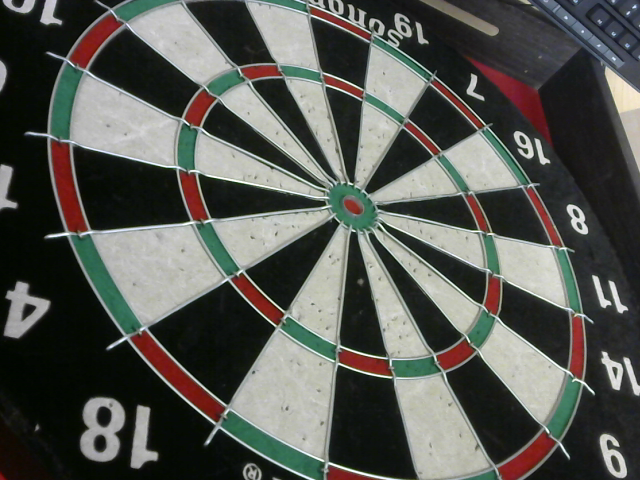
#> input picture Imagetest_cal1.png, 640 x 480 px, given in place of the camera
$ python MyCalibration_1.py
#> lines starting #> are read from the running program, lines starting #| are printed output that depends on the picture; after the words box and inside, x2 and y2 are one past the last pixel; in counts of white or black regions, pixels touching at a corner belong together
### VideoCapture.py
__author__ = "Hannes Hoettinger"

# import the necessary packages
from threading import Thread, Lock
import cv2
import os

# function call:
# vs = VideoStream(src=0).start()
# frame = vs.read()


class VideoStream:
    def __init__(self, src=0):
        # initialize the video camera stream and read the first frame
        # from the stream
#> called with src = 0
        self.stream = cv2.VideoCapture(src)
        self.stream.set(cv2.CAP_PROP_FRAME_WIDTH, 800)
        self.stream.set(cv2.CAP_PROP_FRAME_HEIGHT, 600)
        (self.grabbed, self.frame) = self.stream.read()
#> self.frame is the input picture: shape (480, 640, 3); mean B, G, R 82.3, 87.7, 86.1
        #self.frame = cv2.flip(self.frame, -1)  # flip the first frame
        #self.frame = cv2.rotate(frame, cv2.ROTATE_90_CLOCKWISE)

        # initialize the variable used to indicate if the thread should
        # be stopped
        self.stopped = False
        self.lock = Lock()

    def start(self):
        # start the thread to read frames from the video stream
        Thread(target=self.update, args=()).start()
        return self

    def update(self):
        # keep looping infinitely until the thread is stopped
        while True:
            # if the thread indicator variable is set, stop the thread
            if self.stopped:
                return

            # otherwise, read the next frame from the stream
            (grabbed, frame) = self.stream.read()
            frame = cv2.flip(frame, -1)  # flip the frame
            # rotate the frame 90 degrees
            #frame = cv2.rotate(frame, cv2.ROTATE_90_CLOCKWISE)

            # acquire the lock, update the frame, and release the lock
            with self.lock:
                self.grabbed = grabbed
                self.frame = frame

    def read(self):
        # acquire the lock, copy the frame, and release the lock
        with self.lock:
            grabbed = self.grabbed
#> grabbed = True
            frame = self.frame.copy()
        return grabbed, frame

    def stop(self):
        # indicate that the thread should be stopped
        self.stopped = True

        # added 2 lines of code to fix error: qt.qpa.plugin: Could not find the Qt platform plugin "wayland" in "/home/capstone/Desktop/foobar/lib/python3.11/site-packages/cv2/qt/plugins"
        os.environ['QT_QPA_PLATFORM'] = 'xcb'


# tester main function
# [23 lines that do not run on import are left out]

### MathFunctions.py
__author__ = "Hannes Hoettinger"

import numpy as np
import cv2
import math
import pickle
from Classes import *

DEBUG = True


# distance point to line
# [28 lines left out: function dist, not called in this run]


def intersectLineCircle(center, radius, p1, p2):
    baX = p2[0] - p1[0]
    baY = p2[1] - p1[1]
    caX = center[0] - p1[0]
    caY = center[1] - p1[1]

    a = baX * baX + baY * baY
    bBy2 = baX * caX + baY * caY
    c = caX * caX + caY * caY - radius * radius

    pBy2 = bBy2 / a
    q = c / a

    disc = pBy2 * pBy2 - q
    if disc < 0:
        return False, None, False, None

    tmpSqrt = math.sqrt(disc)
    abScalingFactor1 = -pBy2 + tmpSqrt
    abScalingFactor2 = -pBy2 - tmpSqrt

    pint1 = p1[0] - baX * abScalingFactor1, p1[1] - baY * abScalingFactor1
    if disc == 0:
        return True, pint1, False, None

    pint2 = p1[0] - baX * abScalingFactor2, p1[1] - baY * abScalingFactor2
    return True, pint1, True, pint2


# line intersection
def intersectLines(pt1, pt2, ptA, ptB):
    """ this returns the intersection of Line(pt1,pt2) and Line(ptA,ptB)

        returns a tuple: (xi, yi, valid, r, s), where
        (xi, yi) is the intersection
        r is the scalar multiple such that (xi,yi) = pt1 + r*(pt2-pt1)
        s is the scalar multiple such that (xi,yi) = pt1 + s*(ptB-ptA)
            valid == 0 if there are 0 or inf. intersections (invalid)
            valid == 1 if it has a unique intersection ON the segment    """

    DET_TOLERANCE = 0.00000001

    # the first line is pt1 + r*(pt2-pt1)
    # in component form:
    x1, y1 = pt1
    x2, y2 = pt2
    dx1 = x2 - x1
    dy1 = y2 - y1

    # the second line is ptA + s*(ptB-ptA)
    x, y = ptA
    xB, yB = ptB
    dx = xB - x
    dy = yB - y

    DET = (-dx1 * dy + dy1 * dx)

    if math.fabs(DET) < DET_TOLERANCE:
        return 0, 0

    # now, the determinant should be OK
    DETinv = 1.0 / DET

    # find the scalar amount along the "self" segment
    r = DETinv * (-dy * (x - x1) + dx * (y - y1))

    # find the scalar amount along the input line
    s = DETinv * (-dy1 * (x - x1) + dx1 * (y - y1))

    # return the average of the two descriptions
    x = (x1 + r * dx1 + x + s * dx) / 2.0
    y = (y1 + r * dy1 + y + s * dy) / 2.0
    return x, y


# [27 lines left out: functions rotate, segment_intersection, not called in this run]

### Classes.py
__author__ = "Hannes Hoettinger"

import math
import cv2
# import cv2.cv as cv  # Deprecated and not needed

DEBUG = True


class Player:
    # [4 lines left out: function __init__, not called in this run]


class GUIDef:
    # [7 lines left out: function __init__, not called in this run]


class DartDef:
    # [6 lines left out: function __init__, not called in this run]


class EllipseDef:
    def __init__(self):
        self.a = -1
        self.b = -1
        self.x = -1
        self.y = -1
        self.angle = -1


#For file IO
class CalibrationData:
    def __init__(self):
        #for perspective transform
        self.top = []
        self.bottom = []
        self.left = []
        self.right = []
        self.points = []
        #radii of the rings, there are 6 in total
        self.ring_radius = [14, 32, 194, 214, 320, 340]
        self.center_dartboard = (400, 400)
        self.sectorangle = 2 * math.pi / 20
        self.dstpoints = []
        self.transformation_matrix = []

### MyCalibration_1.py
from threading import Event
import sys
import math
import pickle
import os.path
from im2figure import *
from numpy.linalg import inv
from MathFunctions import *
from Classes import *
from Draw import *
from VideoCapture import VideoStream
import numpy as np
import cv2

DEBUG = False

ring_arr = []
winName3 = "hsv image colors?"
winName4 = "Calibration?"
winName5 = "Choose Ring"

def nothing(x):
    pass

# [41 lines of commented-out code are left out]

# [42 lines left out: functions destinationPoint, transformation, not called in this run]

def manipulateTransformationPoints(imCal, calData):
    print("manipulating transfomration points")
    cv2.namedWindow('image', cv2.WINDOW_NORMAL)

    cv2.createTrackbar('tx1', 'image', 0, 20, nothing)
    cv2.createTrackbar('ty1', 'image', 0, 20, nothing)
    cv2.createTrackbar('tx2', 'image', 0, 20, nothing)
    cv2.createTrackbar('ty2', 'image', 0, 20, nothing)
    cv2.createTrackbar('tx3', 'image', 0, 20, nothing)
    cv2.createTrackbar('ty3', 'image', 0, 20, nothing)
    cv2.createTrackbar('tx4', 'image', 0, 20, nothing)
    cv2.createTrackbar('ty4', 'image', 0, 20, nothing)
    cv2.setTrackbarPos('tx1', 'image', 10)
    cv2.setTrackbarPos('ty1', 'image', 10)
    cv2.setTrackbarPos('tx2', 'image', 10)
    cv2.setTrackbarPos('ty2', 'image', 10)
    cv2.setTrackbarPos('tx3', 'image', 10)
    cv2.setTrackbarPos('ty3', 'image', 10)
    cv2.setTrackbarPos('tx4', 'image', 10)
    cv2.setTrackbarPos('ty4', 'image', 10)
    # create switch for ON/OFF functionality
    switch = '0 : OFF \n1 : ON'
    cv2.createTrackbar(switch, 'image', 0, 1, nothing)
    imCal_copy = imCal.copy()
    while (1):
        cv2.imshow('image', imCal_copy)
        cv2.waitKey(0)
        k = cv2.waitKey(1) & 0xFF
        if k == 27:
            print("got k, break")
            break
        # get current positions of four trackbars
        tx1 = cv2.getTrackbarPos('tx1', 'image') - 10
        ty1 = cv2.getTrackbarPos('ty1', 'image') - 10
        tx2 = cv2.getTrackbarPos('tx2', 'image') - 10
        ty2 = cv2.getTrackbarPos('ty2', 'image') - 10
        tx3 = cv2.getTrackbarPos('tx3', 'image') - 10
        ty3 = cv2.getTrackbarPos('ty3', 'image') - 10
        tx4 = cv2.getTrackbarPos('tx4', 'image') - 10
        ty4 = cv2.getTrackbarPos('ty4', 'image') - 10
        s = cv2.getTrackbarPos(switch, 'image')
        if s == 0:
            imCal_copy[:] = 0
        else:
            # transform the image to form a perfect circle
            transformation_matrix = transformation(imCal, calData, tx1, ty1, tx2, ty2, tx3, ty3, tx4, ty4)
            print("back here")
            break #we added this

    return transformation_matrix

def autocanny(imCal):
    # apply automatic Canny edge detection using the computed median
    sigma = 0.33
    v = np.median(imCal)
    #lower = int(max(0, (1.0 - sigma) * v))
    #upper = int(min(255, (1.0 + sigma) * v))
    edged = cv2.Canny(imCal, 250, 255)

    return edged

def findEllipse(thresh2, image_proc_img):
    Ellipse = EllipseDef()
    print("found ellipse")
    contours, hierarchy = cv2.findContours(thresh2, 1, 2)

    minThresE = 200000/4
    maxThresE = 1000000/4
    print(f"number of contours = {len(contours)}")
    ## contourArea threshold important -> make accessible
    for cnt in contours:
        try:  # threshold critical, change on demand?
            if minThresE < cv2.contourArea(cnt) < maxThresE:
                ellipse = cv2.fitEllipse(cnt)
                cv2.ellipse(image_proc_img, ellipse, (0, 255, 0), 2)

                x, y = ellipse[0]
                a, b = ellipse[1]
                angle = ellipse[2]
                print(ellipse[1])
                center_ellipse = (x, y)

                a = a / 2
                b = b / 2

                cv2.ellipse(image_proc_img, (int(x), int(y)), (int(a), int(b)), int(angle), 0.0, 360.0,
                            (255, 0, 0))
            else:
                print("no ellipse of correct size")
        # corrupted file
        except:
            print("error")
            return Ellipse, image_proc_img

    Ellipse.a = a
    Ellipse.b = b
    Ellipse.x = x
    Ellipse.y = y
    Ellipse.angle = angle
    return Ellipse, image_proc_img

def findSectorLines(edged, image_proc_img, angleZone1, angleZone2):
    p = []
    intersectp = []
    lines_seg = []
    counter = 0

    # fit line to find intersec point for dartboard center point
    lines = cv2.HoughLines(edged, 1, np.pi / 80, 100, 100)
    print(f"length of lines: {len(lines[0])}")

    for line in lines:
        ## sector angles important -> make accessible
        for rho, theta in line:
            print(f"rho: {rho}, theta: {theta}")
            # split between horizontal and vertical lines (take only lines in certain range)
            print(f"{theta} > {np.pi / 180 * angleZone1[0]} and {theta} < {np.pi / 180 * angleZone1[1]}")

            if theta > np.pi / 180 * angleZone1[0] and theta < np.pi / 180 * angleZone1[1]:
                print("entered if statement")

                a = np.cos(theta)
                b = np.sin(theta)
                x0 = a * rho
                y0 = b * rho
                x1 = int(x0 + 2000 * (-b))
                y1 = int(y0 + 2000 * (a))
                x2 = int(x0 - 2000 * (-b))
                y2 = int(y0 - 2000 * (a))

                for line in lines:
                    for rho1, theta1 in line:

                        print(f"{theta1} > {np.pi / 180 * angleZone2[0]} and {theta1} < {np.pi / 180 * angleZone2[1]}")

                        if theta1 > np.pi / 180 * angleZone2[0] and theta1 < np.pi / 180 * angleZone2[1]:
                            print("entered second if statement")
                            a = np.cos(theta1)
                            b = np.sin(theta1)
                            x0 = a * rho1
                            y0 = b * rho1
                            x3 = int(x0 + 2000 * (-b))
                            y3 = int(y0 + 2000 * (a))
                            x4 = int(x0 - 2000 * (-b))
                            y4 = int(y0 - 2000 * (a))

                            if y1 == y2 and y3 == y4:  # Horizontal Lines
                                diff = abs(y1 - y3)
                            elif x1 == x2 and x3 == x4:  # Vertical Lines
                                diff = abs(x1 - x3)
                            else:
                                diff = 0

                            print(diff)

                            if diff < 200 and diff != 0:
                                continue

                            #display lines
                            cv2.line(image_proc_img, (x1, y1), (x2, y2), (255, 0, 0), 1)
                            cv2.line(image_proc_img, (x3, y3), (x4, y4), (255, 0, 0), 1)

                            p.append((x1, y1))
                            p.append((x2, y2))
                            p.append((x3, y3))
                            p.append((x4, y4))
                            print(p)

                            intersectpx, intersectpy = intersectLines(p[counter], p[counter + 1], p[counter + 2],
                                                                    p[counter + 3])

                            # consider only intersection close to the center of the image
                            if intersectpx < 200 or intersectpx > 900 or intersectpy < 200 or intersectpy > 900:
                                continue

                            intersectp.append((intersectpx, intersectpy))

                            lines_seg.append([(x1, y1), (x2, y2)])
                            lines_seg.append([(x3, y3), (x4, y4)])

                            cv2.line(image_proc_img, (x1, y1), (x2, y2), (255, 0, 0), 1)
                            cv2.line(image_proc_img, (x3, y3), (x4, y4), (255, 0, 0), 1)

                            # point offset
                            counter = counter + 4

    return lines_seg, image_proc_img

def ellipse2circle(Ellipse):
    angle = (Ellipse.angle) * math.pi / 180
    x = Ellipse.x
    y = Ellipse.y
    a = Ellipse.a
    b = Ellipse.b

    # build transformation matrix http://math.stackexchange.com/questions/619037/circle-affine-transformation
    R1 = np.array([[math.cos(angle), math.sin(angle), 0], [-math.sin(angle), math.cos(angle), 0], [0, 0, 1]])
    R2 = np.array([[math.cos(angle), -math.sin(angle), 0], [math.sin(angle), math.cos(angle), 0], [0, 0, 1]])

    T1 = np.array([[1, 0, -x], [0, 1, -y], [0, 0, 1]])
    T2 = np.array([[1, 0, x], [0, 1, y], [0, 0, 1]])

    D = np.array([[1, 0, 0], [0, a / b, 0], [0, 0, 1]])

    M = T2.dot(R2.dot(D.dot(R1.dot(T1))))

    return M

def getEllipseLineIntersection(Ellipse, M, lines_seg):
    center_ellipse = (Ellipse.x, Ellipse.y)
    circle_radius = Ellipse.a
    M_inv = np.linalg.inv(M)

    # find line circle intersection and use inverse transformation matrix to transform it back to the ellipse
    intersectp_s = []
    for lin in lines_seg:
        line_p1 = M.dot(np.transpose(np.hstack([lin[0], 1])))
        line_p2 = M.dot(np.transpose(np.hstack([lin[1], 1])))
        inter1, inter_p1, inter2, inter_p2 = intersectLineCircle(np.asarray(center_ellipse), circle_radius,
                                                                 np.asarray(line_p1), np.asarray(line_p2))
        if inter1:
            inter_p1 = M_inv.dot(np.transpose(np.hstack([inter_p1, 1])))
            if inter2:
                inter_p2 = M_inv.dot(np.transpose(np.hstack([inter_p2, 1])))
                intersectp_s.append(inter_p1)
                intersectp_s.append(inter_p2)

    print((intersectp_s))

    return intersectp_s

def getTransformationPoints(image_proc_img, mount):
#> called with mount = 'right'
    imCalHSV = cv2.cvtColor(image_proc_img, cv2.COLOR_BGR2HSV)
#> imCalHSV: shape (480, 640, 3); mean H, S, V 55, 60.5, 92.5
    kernel = np.ones((5, 5), np.float32) / 25
    blur = cv2.filter2D(imCalHSV, -1, kernel)
#> blur: shape (480, 640, 3); mean H, S, V 55, 60.5, 92.5
    h, s, imCal = cv2.split(blur)
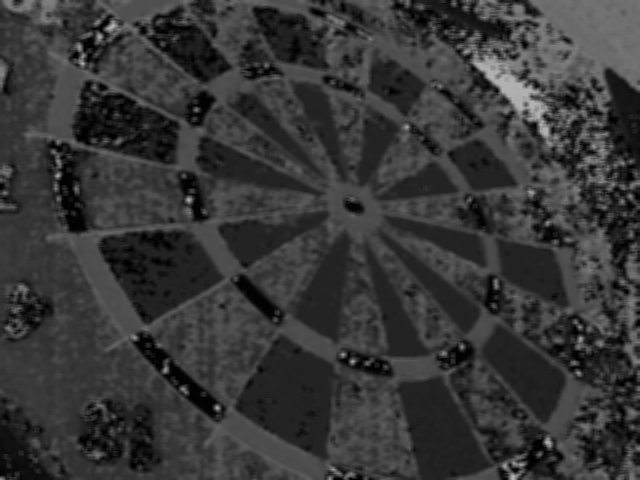
#> h: shape (480, 640); min 0, max 178, mean 55
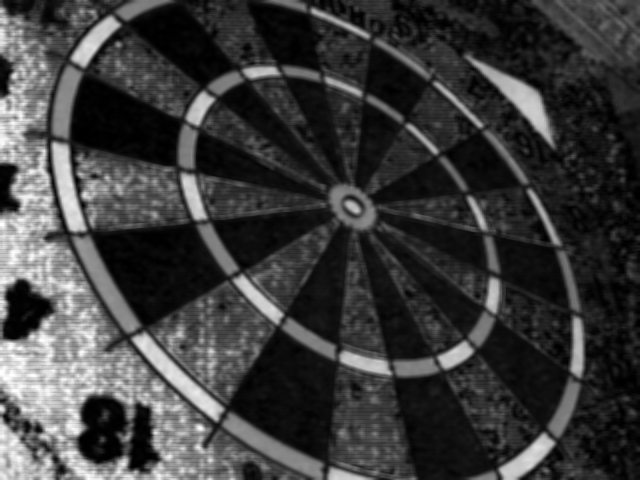
#> s: shape (480, 640); min 0, max 255, mean 60.5
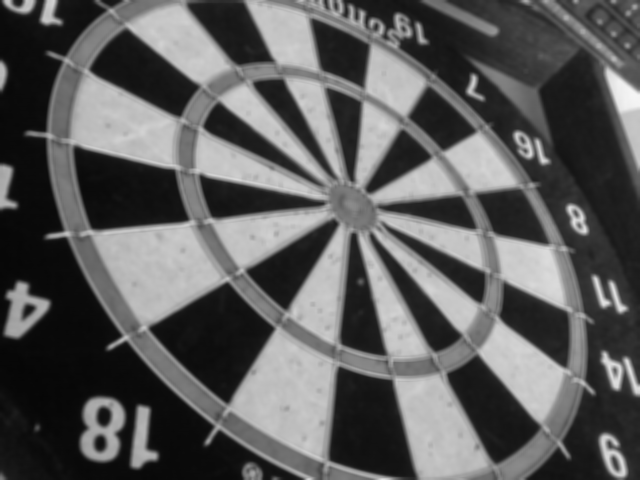
#> imCal: shape (480, 640); min 6, max 245, mean 92.5

    ## threshold important -> make accessible
    #ret, thresh = cv2.threshold(imCal, 140, 255, cv2.THRESH_BINARY_INV)
    ret, thresh = cv2.threshold(imCal, 0, 255, cv2.THRESH_BINARY + cv2.THRESH_OTSU)
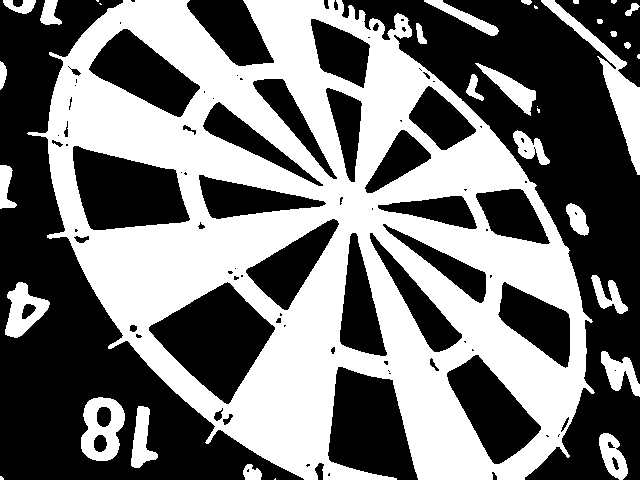
#> thresh: shape (480, 640); 46.3% white; 34 white regions (9 under 20 px), largest, box (x1, y1, x2, y2) and area: (27, 0, 595, 480) 128209, (541, 0, 640, 175) 3001, (81, 397, 125, 461) 1784
#> ret = 97

    ## kernel size important -> make accessible
    # very important -> removes lines outside the outer ellipse -> find ellipse
    kernel = np.ones((5, 5), np.uint8)
    thresh2 = cv2.morphologyEx(thresh, cv2.MORPH_CLOSE, kernel)
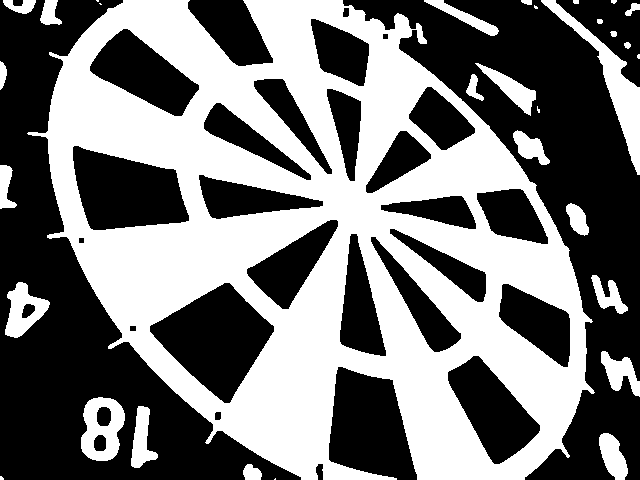
#> thresh2: shape (480, 640); 46.8% white; 32 white regions (8 under 20 px)
    cv2.imshow("thresh2", thresh2)
    cv2.waitKey(0)
    # find enclosing ellipse
    Ellipse, image_proc_img = findEllipse(thresh2, image_proc_img)
#> in findEllipse, `contours, hierarchy = cv2.findContours(thresh2, 1, 2)`: contours = 58 contours, 10 with area under 20; largest, box (x1, y1, x2, y2) and area: (27, 0, 595, 480) 187500, (149, 282, 275, 404) 8248, (72, 145, 190, 231) 7038, (447, 355, 541, 465) 5204, (89, 28, 200, 117) 4907
#| number of contours = 58
#> (the rest of the program and of its run is left out)
